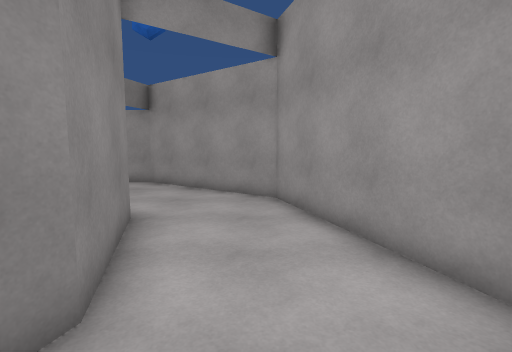
View 1 (above)

14 first-person views from a walk through a 3-D level made in the Unity game engine. The camera is 1.5 m above the floor, tilts 6° down and sees 85° across. The floor is counted in squares, 1 m on a side. Each view is taken from the middle of a square. On the plan, view 1 faces up. The plan holds only what a view shows up to about 14 squares ahead; the rest is blank. The place goes on beyond the plan. Some surface patterns are stand-ins.

View 2
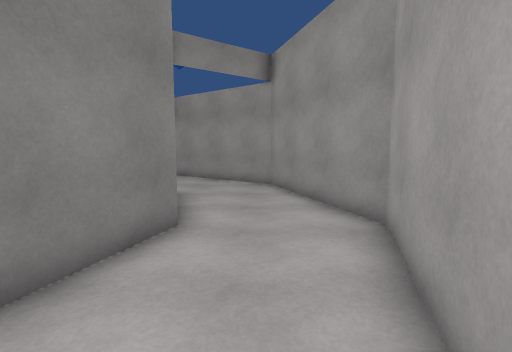

View 3
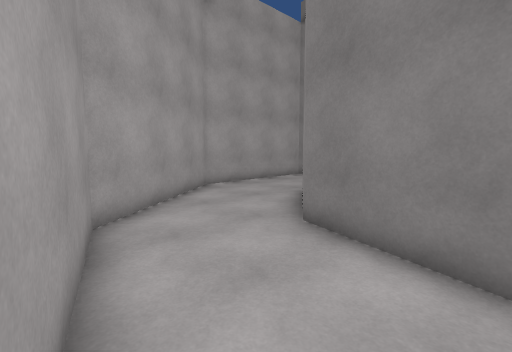

View 4
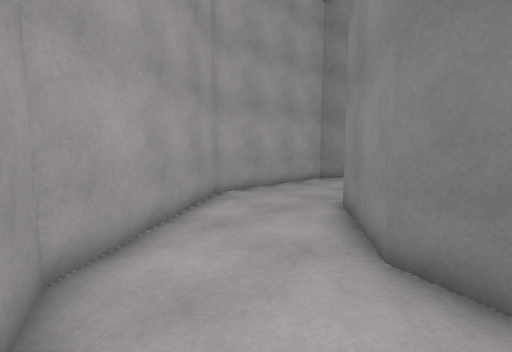

View 5
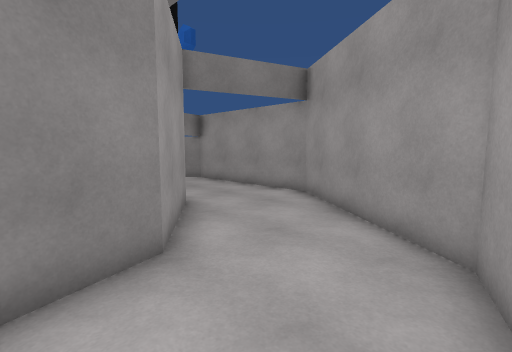

View 6
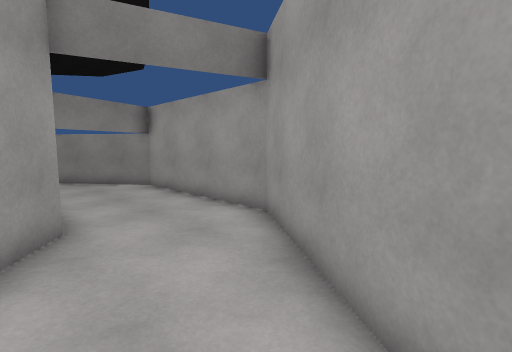

View 7
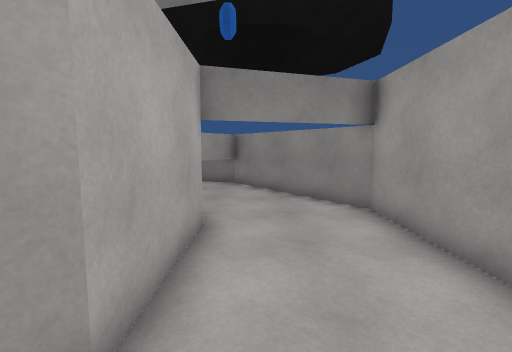

View 8
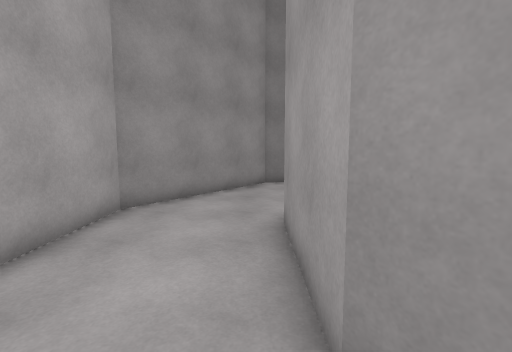

View 9
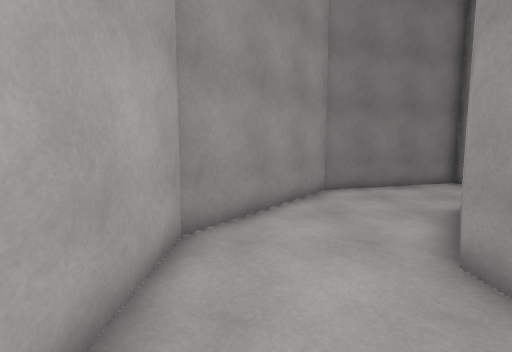

View 10
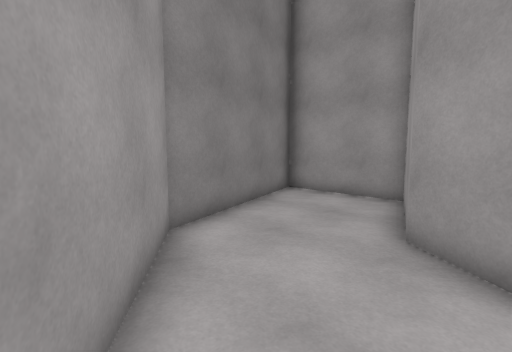

View 11
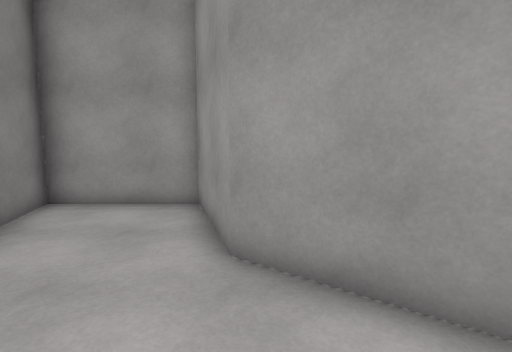

View 12
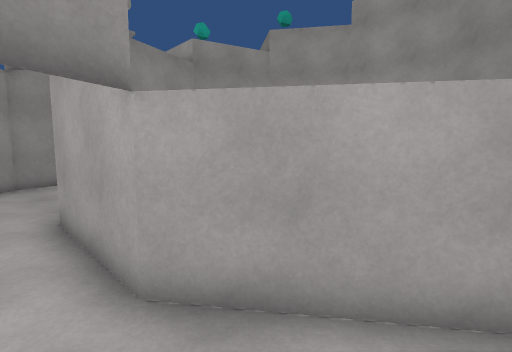

View 13
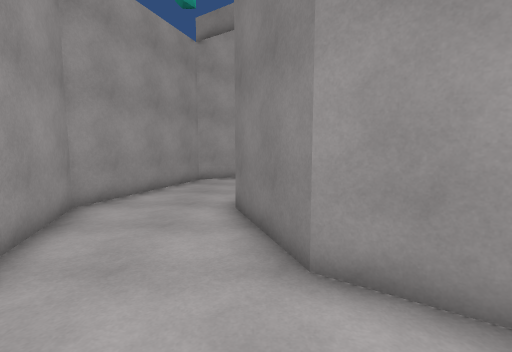

View 14
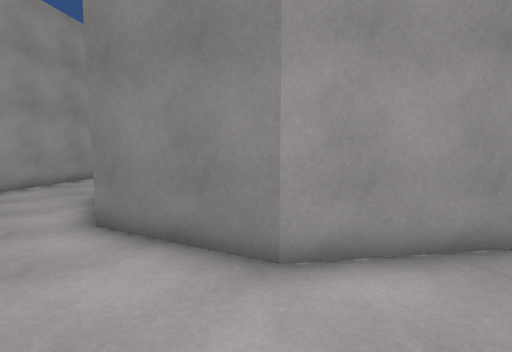

### Floor plan
Points are (right, up) in squares from view 1. A wall is a line through its corners. A room is listed if a view was taken in it or the views show most of it. See-through windows are left out.
Room 1 (views 1, 2, 3, 4, 5, 6, 7, 8, 9, 10, 12, 13, 14)
walls: (-12, 6) (-9.4, 8) (-5.6, 8) (-2.6, 5.8) (-1.5, 2.3) (-2.6, -1.3) (-5.6, -3.5) (-9.4, -3.5) (-11.1, -2.2); (-12, -6.3) (-10.6, -7.3) (-4.4, -7.3) (0.6, -3.6) (2.5, 2.3) (0.6, 8.1) (-4.4, 11.8) (-10.6, 11.8) (-15.6, 8.1) (-14.1, 7)
low walls: (-15.6, 8.1) (-15.9, 7.2)
ways out: opening at (-11, -4) to room 2
Room 2 (view 11)
walls: (-11.1, -2.2) (-12.3, -1.3) (-13.5, 2.3) (-17.5, 2.3) (-15.6, -3.6) (-12, -6.3)
ways out: opening at (-11, -4) to room 1

Where each view was taken, in squares from view 1:
view 1: 0 up, 0 right, facing up
view 2: 3 down, 0 right, facing up
view 3: 2 up, 2 right, facing down-left
view 4: 0 up, 1 right, facing down-left
view 5: 4 up, 1 right, facing up-left
view 6: 7 up, 0 right, facing up-left
view 7: 9 up, 4 left, facing left
view 8: 4 down, 4 left, facing left
view 9: 6 down, 6 left, facing left
view 10: 6 down, 11 left, facing up-left
view 11: 5 down, 12 left, facing up
view 12: 9 up, 12 left, facing down-right
view 13: 9 up, 2 left, facing down
view 14: 8 up, 0 right, facing down-left
